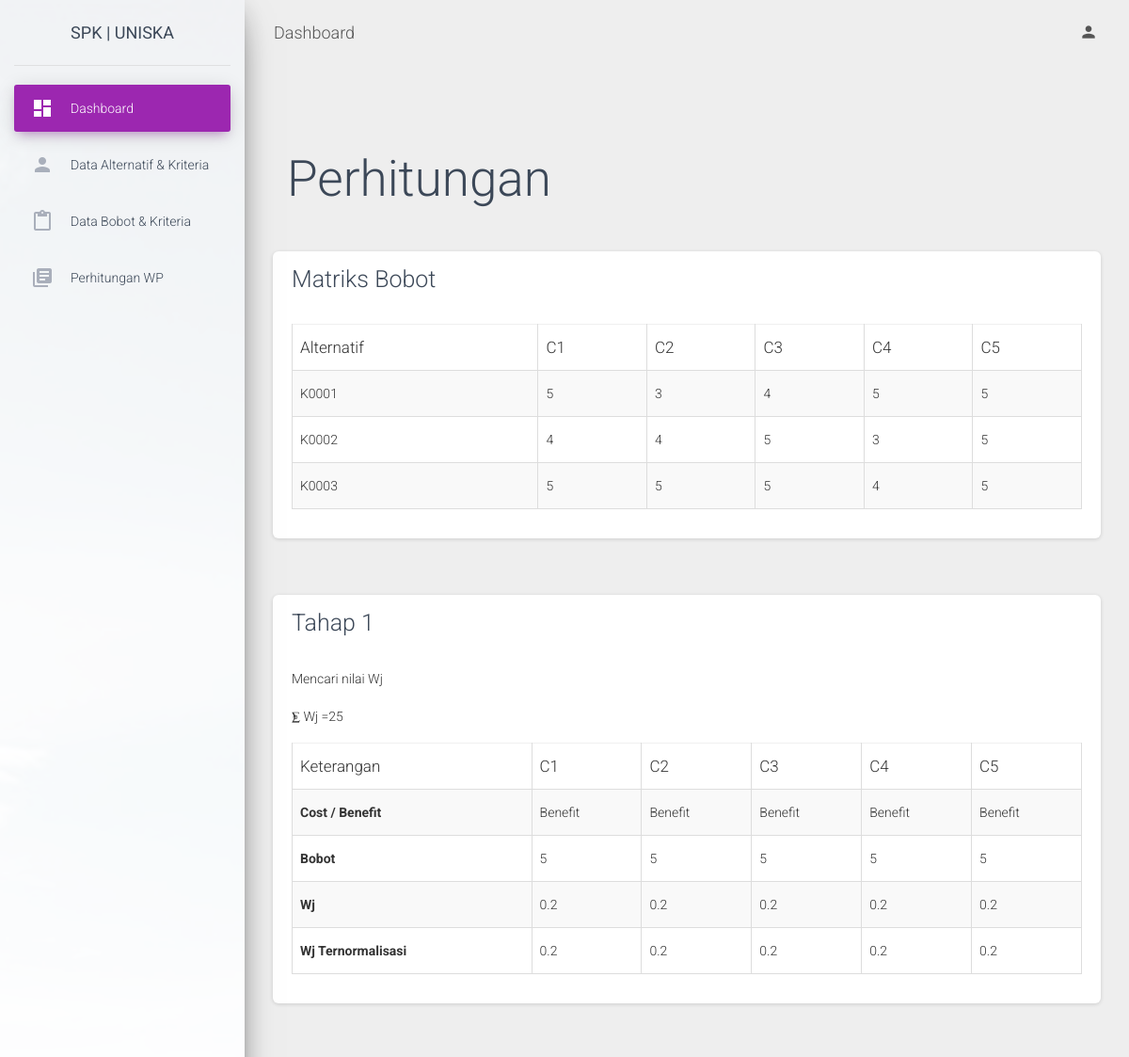
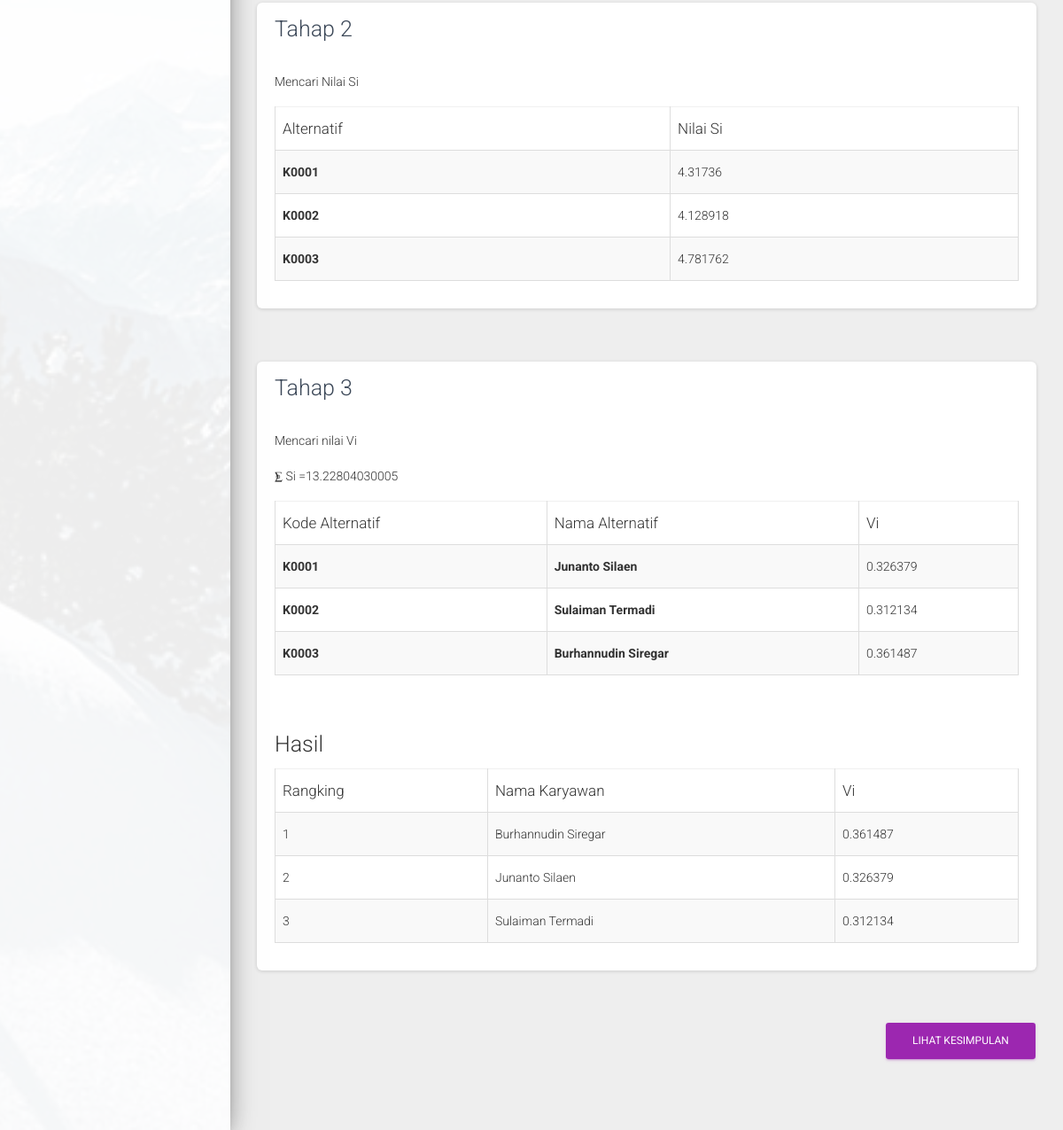
The app's page /aplikasi/perhitungan.php with its own data (2 pictures, top to bottom).
### tables this page shows
CREATE TABLE `bobot` (
  `id_bobot` int(11) NOT NULL,
  `id_alter` int(11) DEFAULT NULL,
  `c1` int(128) DEFAULT NULL,
  `c2` int(128) DEFAULT NULL,
  `c3` int(128) DEFAULT NULL,
  `c4` int(128) DEFAULT NULL,
  `c5` int(128) DEFAULT NULL
);

CREATE TABLE `alternatif` (
  `id_alter` int(11) NOT NULL,
  `code` varchar(128) DEFAULT NULL,
  `alternatif` varchar(128) DEFAULT NULL
);

### aplikasi/perhitungan.php (the view, shortened to what this page needs)
<?php
include "../layout/header.php";
?>
<body class="">
  <div class="wrapper ">
    <div class="sidebar" data-color="purple" data-background-color="white" data-image="../assets/img/sidebar-1.jpg">
      <div class="logo"><a href="#" class="simple-text logo-normal">
          SPK | UNISKA
        </a></div>
        <div class="sidebar-wrapper">
        <ul class="nav">
          <li class="nav-item active  ">
            <a class="nav-link" href="./dashboard.php">
              <i class="material-icons">dashboard</i>
              <p>Dashboard</p>
            </a>
          </li>
          <li class="nav-item ">
            <a class="nav-link" href="./alternatif.php">
              <i class="material-icons">person</i>
              <p>Data Alternatif & Kriteria</p>
            </a>
          </li>
          <li class="nav-item ">
            <a class="nav-link" href="./bobot.php">
              <i class="material-icons">content_paste</i>
              <p>Data Bobot & Kriteria</p>
            </a>
          </li>
          <li class="nav-item ">
            <a class="nav-link" href="./perhitungan.php">
              <i class="material-icons">library_books</i>
              <p>Perhitungan WP</p>
            </a>
          </li>
        </ul>
      </div>
    </div>
    <div class="main-panel">
      <nav class="navbar navbar-expand-lg navbar-transparent navbar-absolute fixed-top ">
        <div class="container-fluid">
          <div class="navbar-wrapper">
            <a class="navbar-brand" href="javascript:;">Dashboard</a>
          </div>
          <div class="collapse navbar-collapse justify-content-end">
            <ul class="navbar-nav">
              <li class="nav-item dropdown">
                <a class="nav-link" href="javascript:;" id="navbarDropdownProfile" data-toggle="dropdown" aria-haspopup="true" aria-expanded="false">
                  <i class="material-icons">person</i>
                </a>
              </li>
            </ul>
          </div>
        </div>
      </nav>
      <div class="content">
        <div class="container-fluid">
          <div class="row">
            <div class="col-lg-3 col-md-6 col-sm-6">
            </div>
          </div>
          <div class="content-wrapper">
    <section class="content-header">
        <div class="container-fluid">
            <div class="row mb-2">
                <div class="col-sm-6">
                    <h1>Perhitungan</h1>
                </div>
            </div>
        </div>
    </section>
    <section class="content">
        <div class="row">
            <div class="col">
                <div class="card">
                    <div class="card-header">
                        <h3 class="card-title">Matriks Bobot</h3>
                    </div>
                    <div class="card-body">
                        <table id="example1" class="table table-bordered table-striped">
                            <thead>
                                <tr>
                                    <th>Alternatif</th>
                                    <th>C1</th>
                                    <th>C2</th>
                                    <th>C3</th>
                                    <th>C4</th>
                                    <th>C5</th>
                                </tr>
                            </thead>
                            <tbody>
                                <?php
                                include 'koneksi.php';
                                $sql = mysqli_query($koneksi, "SELECT * FROM bobot a JOIN alternatif b
                                                                    ON a.id_alter=b.id_alter");
                                while ($data = mysqli_fetch_assoc($sql)) {
                                ?>
                                    <tr>
                                        <td><?= $data['code']; ?></td>
                                        <td><?= $data['c1']; ?></td>
                                        <td><?= $data['c2']; ?></td>
                                        <td><?= $data['c3']; ?></td>
                                        <td><?= $data['c4']; ?></td>
                                        <td><?= $data['c5']; ?></td>
                                    </tr>
                                <?php } ?>
                            </tbody>
                        </table>
                    </div>
                </div>
            </div>
        </div>
        <?php
        $jml_kriteria = jml_kriteria();
        $jml_bobot = jumlah_tabel_bobot();
        $get_bobot = get_bobot();
        $costbenefit = get_costbenefit();
        $get_alternatif = get_alternatif();
        end($get_alternatif);
        $alter = key($get_alternatif) + 1;
        $get_bobotkriteria = bobot_setiap_kriteria();
        $tbl_kepentingan = 0;
        ?>
        <div class="row">
            <div class="col">
                <div class="card">
                    <div class="card-header">
                        <h3 class="card-title">Tahap 1</h3>
                    </div>
                    <div class="card-body">
                        <p>Mencari nilai Wj</p>
                        <?php
                        for ($i = 0; $i < $jml_kriteria; $i++) {
                            $tbl_kepentingan = $tbl_kepentingan + $get_bobot[$i];
                        }
                        echo '<p>⨊ Wj =' . $tbl_kepentingan . '</p>';
                        ?>
                        <table id="example1" class="table table-bordered table-striped">
                            <thead>
                                <tr>
                                    <th>Keterangan</th>
                                    <th>C1</th>
                                    <th>C2</th>
                                    <th>C3</th>
                                    <th>C4</th>
                                    <th>C5</th>
                                </tr>
                            </thead>
                            <tbody>
                                <tr>
                                    <th>Cost / Benefit</th>
                                    <?php
                                    for ($i = 0; $i < $jml_kriteria; $i++) {
                                        echo '<td>' . ucwords($costbenefit[$i]) . '</td>';
                                    }
                                    ?>
                                </tr>
                                <tr>
                                    <th>Bobot</th>
                                    <?php
                                    for ($i = 0; $i < $jml_kriteria; $i++) {
                                        echo '<td>' . $get_bobot[$i] . '</td>';
                                    }
                                    ?>
                                </tr>
                                <tr>
                                    <th>Wj</th>
                                    <?php
                                    for ($i = 0; $i < $jml_kriteria; $i++) {
                                        $wj[$i] = ($get_bobot[$i] / $tbl_kepentingan);
                                        echo '<td>' . round($wj[$i], 6) . '</td>';
                                    }
                                    ?>
                                </tr>
                                <tr>
                                    <th>Wj Ternormalisasi</th>
                                    <?php
                                    for ($i = 0; $i < $jml_kriteria; $i++) {
                                        if ($costbenefit[$i] == "cost") {
                                            $resultwj[$i] = (-1) * $wj[$i];
                                            echo '<td>' . round($resultwj[$i], 6) . '</td>';
                                        } else {
                                            $resultwj[$i] = $wj[$i];
                                            echo '<td>' . round($resultwj[$i], 6) . '</td>';
                                        }
                                    }
                                    ?>
                                </tr>
                            </tbody>
                        </table>
                    </div>
                </div>
            </div>
        </div>
        <div class="row">
            <div class="col">
                <div class="card">
                    <div class="card-header">
                        <h3 class="card-title">Tahap 2</h3>
                    </div>
                    <div class="card-body">
                        <p>Mencari Nilai Si</p>
                        <table id="example1" class="table table-bordered table-striped">
                            <thead>
                                <tr>
                                    <th>Alternatif</th>
                                    <th>Nilai Si</th>
                                </tr>
                            </thead>
                            <tbody>
                                <?php
                                for ($j = 0; $j < $jml_bobot; $j++) {
                                ?>
                                    <tr>
                                        <th><?= $get_alternatif[$j][1]; ?></th>
                                        <?php
                                        for ($i = 0; $i < $jml_kriteria; $i++) {
                                            $si[$j][$i] = pow(($get_bobotkriteria[$j][$i]), $resultwj[$i]);
                                        }
                                        $resultsi[$j] = $si[$j][0] * $si[$j][1] * $si[$j][2] * $si[$j][3] * $si[$j][4];
                                        echo '<td>' . round($resultsi[$j], 6) . '</td>'
                                        ?>
                                    </tr>
                                <?php } ?>
                            </tbody>
                        </table>
                    </div>
                </div>
            </div>
        </div>
        <div class="row">
            <div class="col">
                <div class="card">
                    <div class="card-header">
                        <h3 class="card-title">Tahap 3</h3>
                    </div>
                    <div class="card-body">
                        <p>Mencari nilai Vi</p>
                        <?php
                        $totalsi = 0;
                        for ($i = 0; $i < $jml_bobot; $i++) {
                            $totalsi = $totalsi + $resultsi[$i];
                        }
                        echo '<p>⨊ Si =' . $totalsi . '</p>';
                        ?>
                        <table id="example2" class="table table-bordered table-striped">
                            <thead>
                                <tr>
                                    <th>Kode Alternatif</th>
                                    <th>Nama Alternatif</th>
                                    <th>Vi</th>
                                </tr>
                            </thead>
                            <tbody>
                                <?php
                                for ($i = 0; $i < $jml_bobot; $i++) {
                                ?>
                                    <tr>
                                        <th><?= $get_alternatif[$i][1]; ?></th>
                                        <th><?= $get_alternatif[$i][0]; ?></th>
                                        <?php
                                        $resultvi[$i] = round($resultsi[$i] / $totalsi, 6);
                                        ?>
                                        <td><?= $resultvi[$i]; ?></td>
                                    </tr>
                                <?php } ?>
                            </tbody>
                        </table>
                        <br>
                        <h3>Hasil</h3>
                        <table id="example1" class="table table-bordered table-striped">
                            <thead>
                                <tr>
                                    <th>Rangking</th>
                                    <th>Nama Karyawan</th>
                                    <th>Vi</th>
                                </tr>
                            </thead>
                            <tbody>
                                <?php
                                $no = 1;
                                uasort($resultvi, 'cmp');
                                for ($i = 0; $i < $alter; $i++) {
                                    if ($i == 0) {
                                        echo '<tr><td>' . $no++ . '</td>';
                                        echo '<td>' . $get_alternatif[array_search(end($resultvi), $resultvi)][0] . '</td>';
                                        echo '<td>' . current($resultvi) . '</td></tr>';
                                    } elseif ($i == ($alter - 1)) {
                                        echo '<tr><td>' . $no++ . '</td>';
                                        echo '<td>' . $get_alternatif[array_search((prev($resultvi)), $resultvi)][0] . '</td>';
                                        echo '<td>' . current($resultvi) . '</td></tr>';
                                    } else {
                                        echo '<tr><td>' . $no++ . '</td>';
                                        echo '<td>' . $get_alternatif[array_search(prev($resultvi), $resultvi)][0] . '</td>';
                                        echo '<td>' . current($resultvi) . '</td></tr>';
                                    }
                                }
                                ?>
                            </tbody>
                        </table>
                    </div>
                </div>
            </div>
        </div>
    </section>
</div>
<?php
function get_costbenefit()
{
    include 'koneksi.php';
    $query = mysqli_query($koneksi, "SELECT * FROM kriteria");
    $i = 0;
    while ($row = $query->fetch_assoc()) {
        @$cost_benefit[$i] = $row['jenis'];
        $i++;
    }
    return $cost_benefit;
}
function jml_kriteria()
{
    include 'koneksi.php';
    $query = mysqli_query($koneksi, "SELECT * FROM kriteria");
    $result = mysqli_num_rows($query);
    return $result;
}
function get_bobot()
{
    include 'koneksi.php';
    $query = mysqli_query($koneksi, "SELECT * FROM kriteria");
    $i = 0;
    while ($row = $query->fetch_assoc()) {
        @$bobot[$i] = $row['bobot'];
        $i++;
    }
    return $bobot;
}
function jumlah_tabel_bobot()
{
    include 'koneksi.php';
    $query = mysqli_query($koneksi, "SELECT * FROM bobot");
    $result = mysqli_num_rows($query);
    return $result;
}
function bobot_setiap_kriteria()
{
    include 'koneksi.php';
    $query = mysqli_query($koneksi, "SELECT * FROM bobot");
    $i = 0;
    while ($row = $query->fetch_assoc()) {
        @$bobot_kriteria[$i][0] = $row['c1'];
        @$bobot_kriteria[$i][1] = $row['c2'];
        @$bobot_kriteria[$i][2] = $row['c3'];
        @$bobot_kriteria[$i][3] = $row['c4'];
        @$bobot_kriteria[$i][4] = $row['c5'];
        $i++;
    }
    return $bobot_kriteria;
}
function get_alternatif()
{
    include 'koneksi.php';
    $query = mysqli_query($koneksi, "SELECT * FROM bobot a JOIN alternatif b
                                            ON a.id_alter=b.id_alter");
    $i = 0;
    while ($row = $query->fetch_assoc()) {
        @$col_alternatif[$i][0] = $row['alternatif'];
        @$col_alternatif[$i][1] = $row['code'];
        $i++;
    }
    return $col_alternatif;
}
?>
<br>
<button type="button" class="btn btn-primary" style="float: right; margin-left: 10px;" data-toggle="modal" data-target="#myModal">
  Lihat Kesimpulan
</button>
<br><br><br><br>
    </div>
  </div>
  <?php
  include "../layout/footer.php";
  ?>

### records on screen
bobot: id_alter.code "K0001", c1 "5", c2 "3", c3 "4", c4 "5", c5 "5", j "4.31736", id_alter.alternatif "Junanto Silaen", i "0.326379"
bobot: id_alter.code "K0002", c1 "4", c2 "4", c3 "5", c4 "3", c5 "5", j "4.128918", id_alter.alternatif "Sulaiman Termadi", i "0.312134"
bobot: id_alter.code "K0003", c1 "5", c2 "5", c3 "5", c4 "4", c5 "5", j "4.781762", id_alter.alternatif "Burhannudin Siregar", i "0.361487"

### other values on screen
$tbl_kepentingan "25"
$costbenefit[$i] "Benefit"
$get_bobot[$i] "5"
$wj[$i] "0.2"
$resultwj[$i] "0.2"
$totalsi "13.22804030005"
